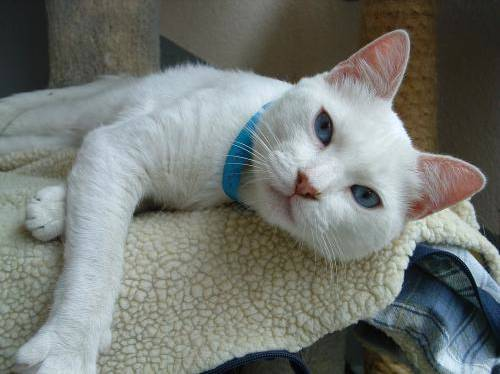
#> input picture Assignments/Homework2/Mullin_Ryan_HW2/animals/cats/cats_00020.jpg, 500 x 374 px; its folder holds only this picture in this run
$ python Mullin_R_HW.py
#> lines starting #> are read from the running program, lines starting #| are printed output that depends on the picture
# -*- coding: utf-8 -*-
"""
Spyder Editor

"""
import os
import cv2

Dataset_path = "animals/"
data = []

#Target variable
label = []

#Find subfolders of animals
class_folders = os.listdir(Dataset_path)

#Remove hidden folders from class_folders
for folderName in class_folders:
    if folderName.startswith('.'):
        class_folders.remove(folderName)

#Load images into data[] array and resize them to 32x32 pixels RGB
for class_name in class_folders:
    image_list = os.listdir(Dataset_path + class_name)
    for image_name in image_list:
        image = cv2.imread(Dataset_path + class_name + '/' + image_name)
#> image is the input picture: shape (374, 500, 3); mean B, G, R 115.2, 120.3, 116.2
        image = cv2.resize(image,(32,32),interpolation=cv2.INTER_CUBIC)
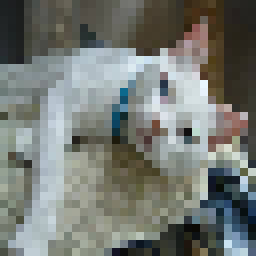
#> image: shape (32, 32, 3) (shown 8 times larger); mean B, G, R 115.2, 120.4, 116.4

        data.append(image)
        label.append(class_name)
#> pass 2 of the loop `for class_name in class_folders:`:
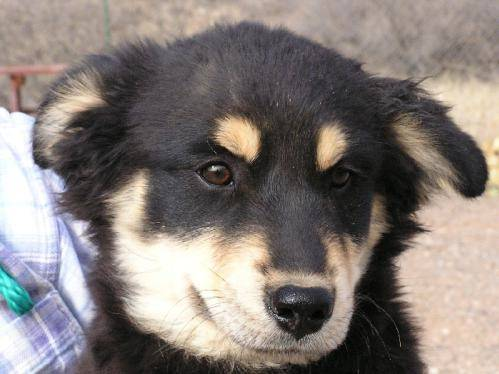
#> input picture Assignments/Homework2/Mullin_Ryan_HW2/animals/dogs/dogs_00013.jpg, 499 x 374 px
#> image is the input picture: shape (374, 499, 3); mean B, G, R 120.1, 124.4, 132.7
#> `image = cv2.resize(image,(32,32),interpolation=cv2.INTER_CUBIC)`:
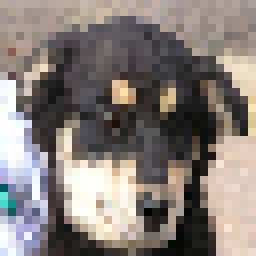
#> image: shape (32, 32, 3) (shown 8 times larger); mean B, G, R 120.3, 124.6, 133.1

#Turn each 32x32x3 RGG into a single dimension 3072 column vector
Feature_flat_data = []
for d in data:
    Feature_flat_data.append(d.ravel())
#> this loop made 2 passes
#> after the loop, Feature_flat_data = 2 items


#Import LabelEncoder
from sklearn import preprocessing
#creates labelEncoder
le = preprocessing.LabelEncoder()
#Convert string labels into numbers
label_encoded = le.fit_transform(label)

#Split Data into training and testing data

from sklearn.model_selection import train_test_split

(trainX,testX,trainY,testY) = train_test_split(Feature_flat_data,label_encoded,
    test_size = 0.25,random_state = 42)
#> trainX = 1 item; testX = 1 item; trainY = [0]; testY = [1]


#Import Model
from sklearn.neighbors import KNeighborsClassifier

model = KNeighborsClassifier(n_neighbors = 3)


#Fit model
model.fit(trainX,trainY)

from sklearn.metrics import classification_report

#> (the run stopped early here; a loop or call above may not have finished)
